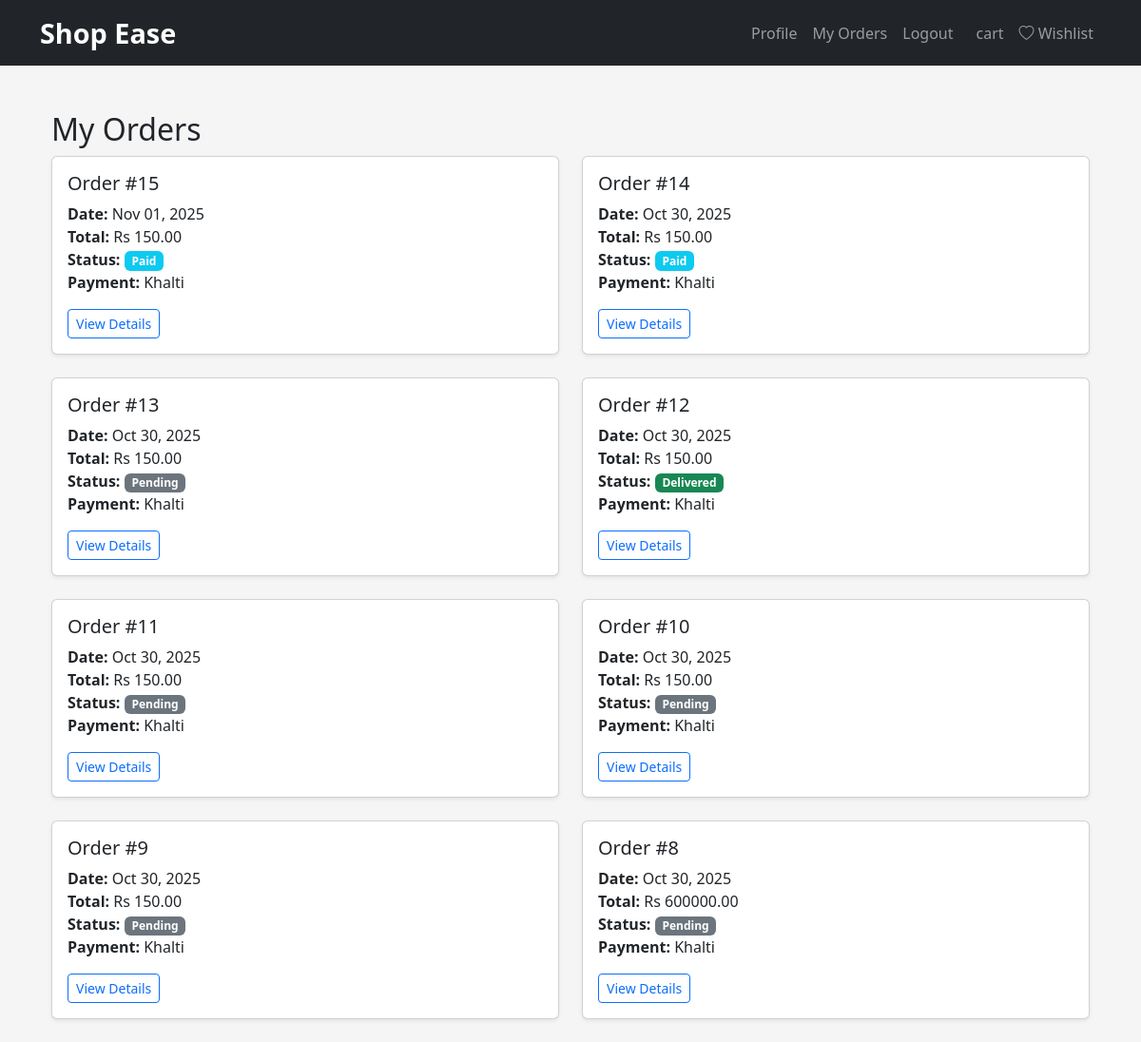
The page /orders/history/ (signed in) on the database its author committed.
### orders/models.py (models this page shows, shortened)
class Order(models.Model):
    PAYMENT_METHOD_CHOICES = [
        ('KHALTI', 'Khalti'),
        ('COD', 'Cash on Delivery'),
    ]
    STATUS_CHOICES = [
        ('PENDING', 'Pending'),
        ('PAID', 'Paid'),
        ('SHIPPED', 'Shipped'),
        ('DELIVERED', 'Delivered'),
        ('CANCELLED', 'Cancelled'),
    ]
    user = models.ForeignKey(User, on_delete=models.CASCADE)
    payment_method = models.CharField(max_length=10, choices=PAYMENT_METHOD_CHOICES, default='KHALTI')
    total_amount = models.DecimalField(max_digits=10, decimal_places=2)
    status = models.CharField(max_length=20, choices=STATUS_CHOICES, default='PENDING')
    khalti_pidx = models.CharField(max_length=100, blank=True, null=True)
    created_at = models.DateTimeField(auto_now_add=True)
    updated_at = models.DateTimeField(auto_now=True)

### orders/views.py (the view)
# urls.py: path('history/', views.order_history, name='history'),
@login_required
def order_history(request):
    orders = Order.objects.filter(user=request.user).order_by('-created_at')
    return render(request, 'orders/history.html', {'orders': orders})

### cart/context_processors.py (called while the page is built)
def cart(request):
    return {'cart': Cart(request)}

### products/context_processors.py (called while the page is built)
def wishlist_count(request):
    if request.user.is_authenticated:
        count = Wishlist.objects.filter(user=request.user).count()
    else:
        count = 0
    return {'wishlist_count': count}

### templates/orders/history.html
{% extends "base.html" %}
{% block content %}
<div class="container mt-5">
    <h2>My Orders</h2>
    {% if orders %}
    <div class="row">
        {% for order in orders %}
        <div class="col-md-6 mb-4">
            <div class="card h-100 shadow-sm">
                <div class="card-body">
                    <h5 class="card-title">Order #{{ order.id }}</h5>
                    <p class="card-text">
                        <strong>Date:</strong> {{ order.created_at|date:"M d, Y" }}<br>
                        <strong>Total:</strong> Rs {{ order.total_amount }}<br>
                        <strong>Status:</strong>
                        <span class="badge
                            {% if order.status == 'DELIVERED' %}bg-success
                            {% elif order.status == 'SHIPPED' %}bg-warning
                            {% elif order.status == 'PAID' %}bg-info
                            {% else %}bg-secondary{% endif %}">
                            {{ order.get_status_display }}
                        </span><br>
                        <strong>Payment:</strong> {{ order.get_payment_method_display }}
                    </p>
                    <a href="{% url 'orders:order_detail' order.id %}" class="btn btn-sm btn-outline-primary">View Details</a>
                </div>
            </div>
        </div>
        {% endfor %}
    </div>
    {% else %}
    <p class="text-muted">No orders yet. <a href="{% url 'products:home' %}">Start Shopping</a></p>
    {% endif %}
</div>
{% endblock %}

### templates/Base.html (style rules this page uses)
body { background-color: #f5f5f5; }

### rows shown on the page
Order: id "15", created_at "Nov 01, 2025", total_amount "150.00", status "Paid", payment_method "Khalti"
Order: id "14", created_at "Oct 30, 2025", total_amount "150.00", status "Paid", payment_method "Khalti"
Order: id "13", created_at "Oct 30, 2025", total_amount "150.00", status "Pending", payment_method "Khalti"
Order: id "12", created_at "Oct 30, 2025", total_amount "150.00", status "Delivered", payment_method "Khalti"
Order: id "11", created_at "Oct 30, 2025", total_amount "150.00", status "Pending", payment_method "Khalti"
Order: id "10", created_at "Oct 30, 2025", total_amount "150.00", status "Pending", payment_method "Khalti"
Order: id "9", created_at "Oct 30, 2025", total_amount "150.00", status "Pending", payment_method "Khalti"
Order: id "8", created_at "Oct 30, 2025", total_amount "600000.00", status "Pending", payment_method "Khalti"
